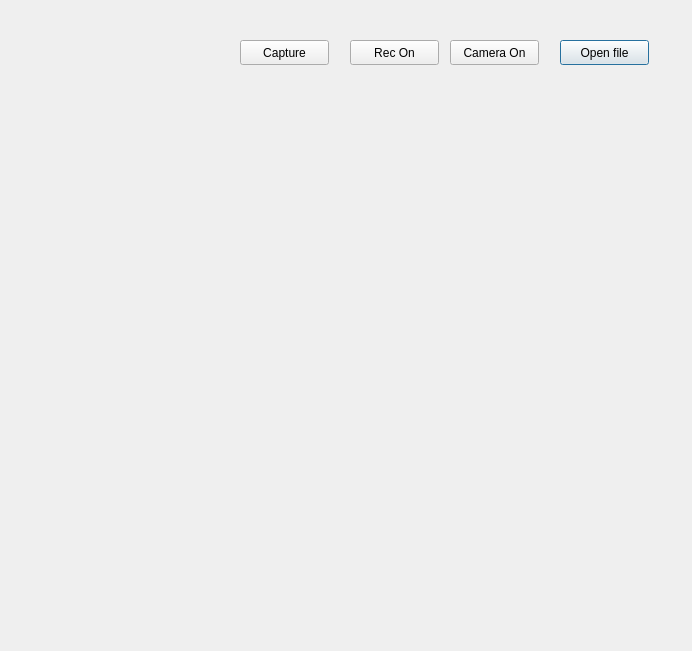
<?xml version="1.0" encoding="UTF-8"?>
<ui version="4.0">
 <class>Dialog</class>
 <widget class="QDialog" name="Dialog">
  <property name="geometry">
   <rect>
    <x>0</x>
    <y>0</y>
    <width>692</width>
    <height>651</height>
   </rect>
  </property>
  <property name="windowTitle">
   <string>Dialog</string>
  </property>
  <widget class="QLabel" name="label">
   <property name="geometry">
    <rect>
     <x>40</x>
     <y>90</y>
     <width>601</width>
     <height>521</height>
    </rect>
   </property>
   <property name="text">
    <string/>
   </property>
  </widget>
  <widget class="QPushButton" name="open_btn">
   <property name="geometry">
    <rect>
     <x>560</x>
     <y>40</y>
     <width>89</width>
     <height>25</height>
    </rect>
   </property>
   <property name="text">
    <string>Open file</string>
   </property>
  </widget>
  <widget class="QPushButton" name="camera_btn">
   <property name="geometry">
    <rect>
     <x>450</x>
     <y>40</y>
     <width>89</width>
     <height>25</height>
    </rect>
   </property>
   <property name="text">
    <string>Camera On</string>
   </property>
  </widget>
  <widget class="QPushButton" name="rec_btn">
   <property name="geometry">
    <rect>
     <x>350</x>
     <y>40</y>
     <width>89</width>
     <height>25</height>
    </rect>
   </property>
   <property name="text">
    <string>Rec On</string>
   </property>
  </widget>
  <widget class="QLabel" name="label_2">
   <property name="geometry">
    <rect>
     <x>30</x>
     <y>50</y>
     <width>67</width>
     <height>17</height>
    </rect>
   </property>
   <property name="text">
    <string/>
   </property>
  </widget>
  <widget class="QPushButton" name="capture_btn">
   <property name="geometry">
    <rect>
     <x>240</x>
     <y>40</y>
     <width>89</width>
     <height>25</height>
    </rect>
   </property>
   <property name="text">
    <string>Capture</string>
   </property>
  </widget>
 </widget>
 <resources/>
 <connections/>
</ui>
